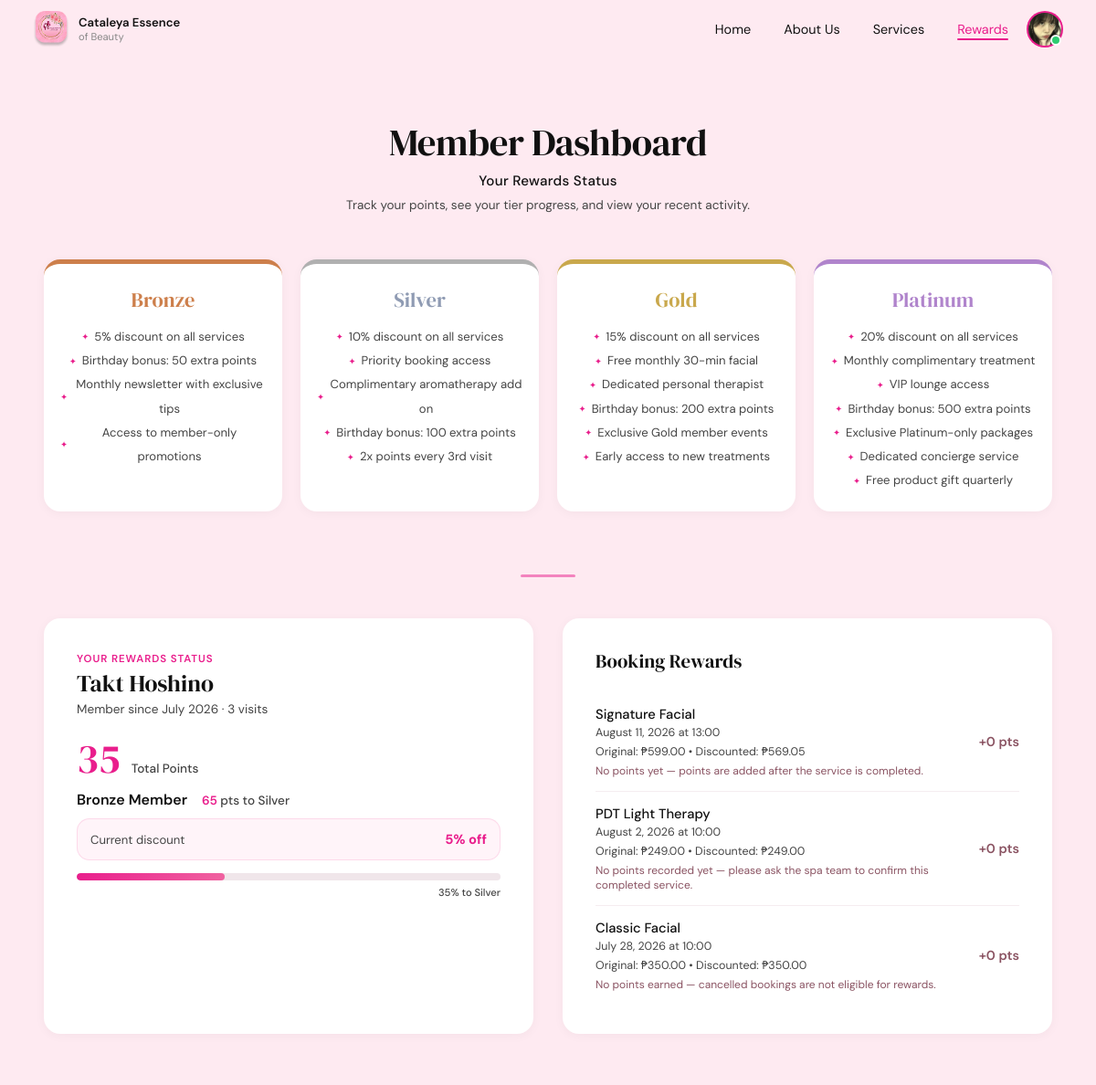
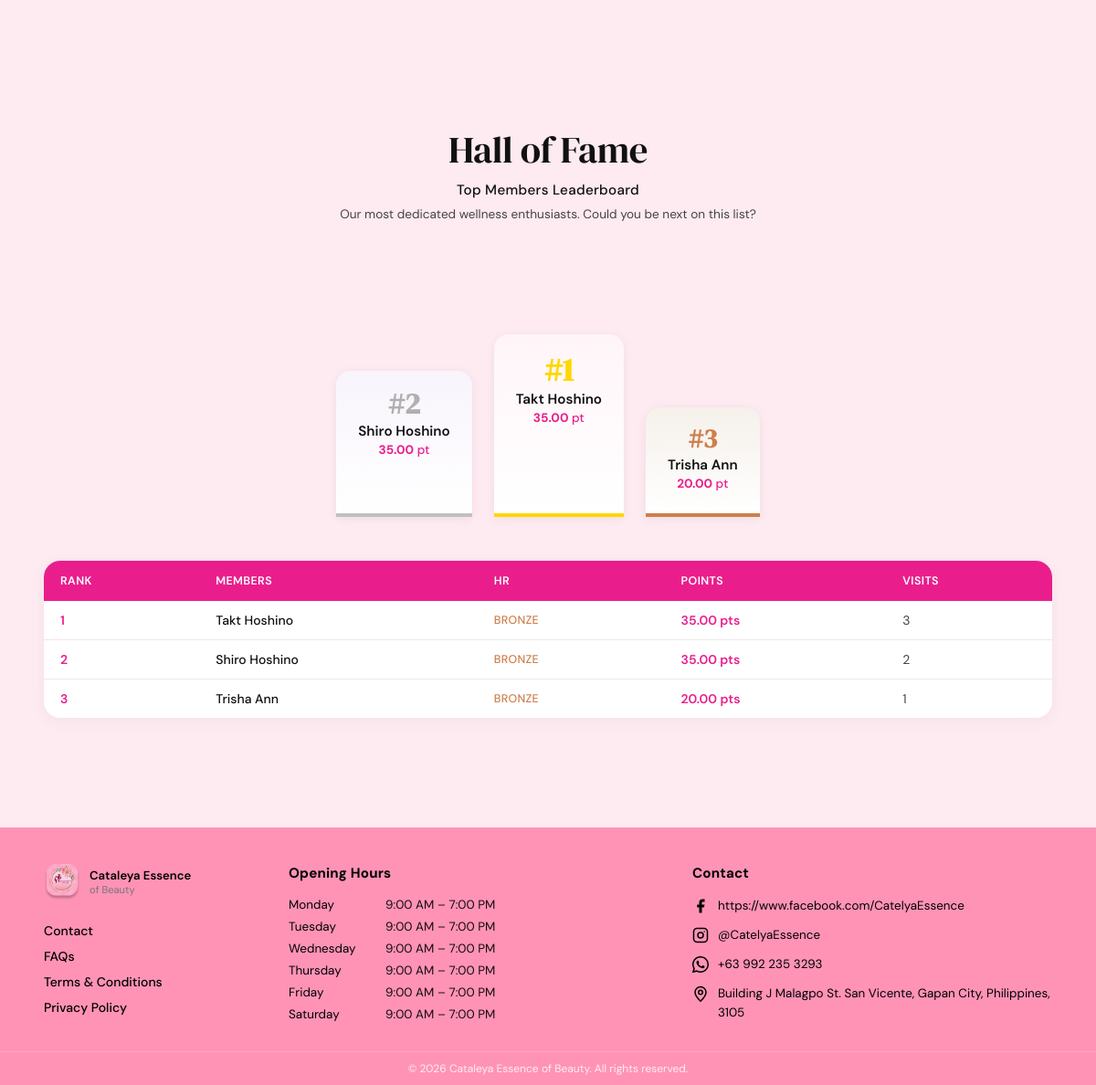
The app's page /Php/Rewards.php (signed in) with its own data (2 pictures, top to bottom).
### tables this page shows
CREATE TABLE `users` (
  `id` int NOT NULL,
  `full_name` varchar(100) NOT NULL,
  `email` varchar(100) NOT NULL,
  `phone` varchar(20) DEFAULT NULL,
  `address_line1` varchar(255) DEFAULT NULL,
  `address_line2` varchar(255) DEFAULT NULL,
  `city` varchar(100) DEFAULT NULL,
  `province` varchar(100) DEFAULT NULL,
  `postal_code` varchar(20) DEFAULT NULL,
  `password_hash` varchar(255) NOT NULL,
  `profile_photo` varchar(255) DEFAULT NULL,
  `is_verified` tinyint(1) DEFAULT '0',
  `created_at` timestamp NULL DEFAULT CURRENT_TIMESTAMP,
  `is_admin` tinyint(1) DEFAULT '0'
);

CREATE TABLE `rewards` (
  `id` int NOT NULL,
  `user_id` int NOT NULL,
  `points` int DEFAULT '0',
  `visits` int DEFAULT '0',
  `tier` enum('bronze','silver','gold','platinum') DEFAULT 'bronze',
  `created_at` timestamp NULL DEFAULT CURRENT_TIMESTAMP,
  `updated_at` timestamp NULL DEFAULT CURRENT_TIMESTAMP ON UPDATE CURRENT_TIMESTAMP
);

### Php/Rewards.php (the view, shortened to what the rows shown need)
<?php
require_once __DIR__ . '/../config/database.php';
$user_id = $_SESSION['user_id'];
$stmt = $pdo->prepare("SELECT id, full_name, email, profile_photo, created_at FROM users WHERE id = ?");
$stmt->execute([$user_id]);
$user = $stmt->fetch();
$name_parts = array_values(array_filter(explode(' ', trim((string) $user['full_name']))));
if (count($name_parts) >= 2) {
    $initials = strtoupper(substr($name_parts[0], 0, 1) . substr($name_parts[count($name_parts) - 1], 0, 1));
} elseif (count($name_parts) === 1) {
    $initials = strtoupper(substr($name_parts[0], 0, 2));
} else {
    $initials = 'U';
}
$stmt = $pdo->prepare("SELECT points, tier, visits FROM rewards WHERE user_id = ?");
$stmt->execute([$user_id]);
$rewards = $stmt->fetch();
$current_points = $rewards['points'];
$current_tier = $rewards['tier'];
$next_tier_threshold = 0;
$progress_percent = 0;
$next_tier_name = '';
$tier_thresholds = [
    'bronze' => 50,
    'silver' => 100,
    'gold' => 150,
    'platinum' => 200
];
if ($current_tier === 'bronze') {
    $next_tier_threshold = $tier_thresholds['silver'];
    $next_tier_name = 'Silver';
    $progress_percent = min(($current_points / $next_tier_threshold) * 100, 100);
} elseif ($current_tier === 'silver') {
    $next_tier_threshold = $tier_thresholds['gold'];
    $next_tier_name = 'Gold';
    $progress_percent = min((($current_points - $tier_thresholds['silver']) / ($next_tier_threshold - $tier_thresholds['silver'])) * 100, 100);
} elseif ($current_tier === 'gold') {
    $next_tier_threshold = $tier_thresholds['platinum'];
    $next_tier_name = 'Platinum';
    $progress_percent = min((($current_points - $tier_thresholds['gold']) / ($next_tier_threshold - $tier_thresholds['gold'])) * 100, 100);
} elseif ($current_tier === 'platinum') {
    $progress_percent = 100;
    $next_tier_name = 'Max';
}
$points_to_next = $current_tier === 'platinum' ? 0 : $next_tier_threshold - $current_points;
$discount_rate = 5;
$stmt = $pdo->prepare("
    SELECT u.full_name, r.points, r.tier, r.visits
    FROM users u
    JOIN rewards r ON u.id = r.user_id
    ORDER BY r.points DESC
    LIMIT 8
");
$stmt->execute();
$hall_of_fame = $stmt->fetchAll();
$top3 = array_slice($hall_of_fame, 0, 3);
?>
<!DOCTYPE html>
<html lang="en">
<head>
  <link rel="stylesheet" href="https://cdnjs.cloudflare.com/ajax/libs/font-awesome/6.5.0/css/all.min.css" />
  <link rel="stylesheet" href="../css/Landingpage.css" />
    <link rel="stylesheet" href="../css/Rewards.css" />
    <link rel="stylesheet" href="../css/user-footer.css" />
</head>
<body>
  <header class="navbar">
    <div class="profile-wrapper" id="profileWrapper">
      <div class="profile-avatar" id="profileAvatar" role="button" tabindex="0" aria-haspopup="true" aria-expanded="false" aria-label="Open profile menu">
        <?php if (!empty($user['profile_photo'])): ?>
          <img src="<?php echo htmlspecialchars($user['profile_photo']); ?>" alt="Profile" class="avatar-image" />
        <?php else: ?>
          <span class="avatar-initials"><?php echo htmlspecialchars($initials); ?></span>
        <?php endif; ?>
        <span class="status-dot" aria-hidden="true"></span>
      </div>
    </div>
  </header>
  <section class="rewards" id="rewards">
    <div class="rewards__header">
      <h1 class="rewards__title">Member Dashboard</h1>
    </div>
    <div class="rewards__dashboard">
      <div class="status-card">
        <span class="status-card__label">Your Rewards Status</span>
        <h2 class="status-card__member-name"><?php echo htmlspecialchars($user['full_name']); ?></h2>
        <p class="status-card__member-since">Member since <?php echo date('F Y', strtotime($user['created_at'])); ?> · <?php echo $rewards['visits']; ?> visits</p>
        <div class="status-card__points-row">
          <span class="status-card__points-number"><?php echo $rewards['points']; ?></span>
          <span class="status-card__points-label">Total Points</span>
        </div>
        <div class="status-card__tier-row">
          <span class="status-card__tier-name"><?php echo ucfirst($rewards['tier']); ?> Member</span>
          <?php if ($current_tier !== 'platinum'): ?>
          <span class="status-card__tier-next"><strong><?php echo $points_to_next; ?></strong> pts to <?php echo $next_tier_name; ?></span>
          <?php else: ?>
          <span class="status-card__tier-next">Max Tier Reached</span>
          <?php endif; ?>
        </div>
        <div class="status-card__discount-row">
          <span class="status-card__discount-label">Current discount</span>
          <span class="status-card__discount-value"><?php echo $discount_rate; ?>% off</span>
        </div>
        <div class="status-card__progress-wrap">
          <div class="status-card__progress-track">
            <div class="status-card__progress-fill" style="width: <?php echo $progress_percent; ?>%;"></div>
          </div>
          <div class="status-card__progress-label"><?php echo round($progress_percent); ?>% to <?php echo $next_tier_name; ?></div>
        </div>
      </div>
    </div>
  </section>
    <section class="hall-of-fame" id="hall-of-fame">
        <div class="hall-of-fame__header">
            <h2 class="hall-of-fame__title">Hall of Fame</h2>
        </div>
        <div class="hall-of-fame__top3">
            <?php if (count($top3) >= 2): ?>
            <div class="top-member top-member--rank2">
                <span class="top-member__rank">#2</span>
                <span class="top-member__name"><?php echo htmlspecialchars($top3[1]['full_name'] ?? ''); ?></span>
                <span class="top-member__points"><strong><?php echo number_format($top3[1]['points'] ?? 0, 2); ?></strong> pt</span>
            </div>
            <?php endif; ?>
            <?php if (count($top3) >= 1): ?>
            <div class="top-member top-member--rank1">
                <span class="top-member__rank">#1</span>
                <span class="top-member__name"><?php echo htmlspecialchars($top3[0]['full_name'] ?? ''); ?></span>
                <span class="top-member__points"><strong><?php echo number_format($top3[0]['points'] ?? 0, 2); ?></strong> pt</span>
            </div>
            <?php endif; ?>
            <?php if (count($top3) >= 3): ?>
            <div class="top-member top-member--rank3">
                <span class="top-member__rank">#3</span>
                <span class="top-member__name"><?php echo htmlspecialchars($top3[2]['full_name'] ?? ''); ?></span>
                <span class="top-member__points"><strong><?php echo number_format($top3[2]['points'] ?? 0, 2); ?></strong> pt</span>
            </div>
            <?php endif; ?>
        </div>
        <div class="hall-of-fame__table-wrap">
            <table class="hall-of-fame__table">
                <thead>
                    <tr>
                        <th>Rank</th>
                        <th>Members</th>
                        <th>HR</th>
                        <th>POINTS</th>
                        <th>VISITS</th>
                    </tr>
                </thead>
                <tbody>
                    <?php foreach ($hall_of_fame as $index => $member): ?>
                    <tr>
                        <td class="rank-col"><?php echo $index + 1; ?></td>
                        <td class="member-col"><?php echo htmlspecialchars($member['full_name']); ?></td>
                        <td class="hr-col hr-<?php echo htmlspecialchars($member['tier']); ?>"><?php echo ucfirst(htmlspecialchars($member['tier'])); ?></td>
                        <td class="points-col"><?php echo number_format($member['points'], 2); ?> pts</td>
                        <td class="visits-col"><?php echo $member['visits'] ?? 0; ?></td>
                    </tr>
                    <?php endforeach; ?>
                </tbody>
            </table>
        </div>
    </section>
</body>
</html>

### records on screen
users: profile_photo (picture), full_name "Takt Hoshino", created_at "July 2026"
rewards: visits "3", points "35", tier "Bronze", points_to_next "65", tier "Silver", points "35.00", user.full_name "Takt Hoshino", tier "BRONZE"
users: full_name "Shiro Hoshino"
rewards: points "35.00", user.full_name "Shiro Hoshino", tier "BRONZE", visits "2"
users: full_name "Trisha Ann"
rewards: points "20.00", user.full_name "Trisha Ann", tier "BRONZE", visits "1"

### other values on screen
$discount_rate "5"
$activity['service_name'] "Signature Facial"
$activity['original_price'] "599.00"
$activity['discounted_price'] "569.05"
$zeroPointsReason "No points yet — points are added after the service is completed."
$activityPoints "0"
$activity['service_name'] "PDT Light Therapy"
$activity['original_price'] "249.00"
$activity['discounted_price'] "249.00"
$zeroPointsReason "No points recorded yet — please ask the spa team to confirm this completed service."
$activity['service_name'] "Classic Facial"
$activity['original_price'] "350.00"
$activity['discounted_price'] "350.00"
$zeroPointsReason "No points earned — cancelled bookings are not eligible for rewards."
